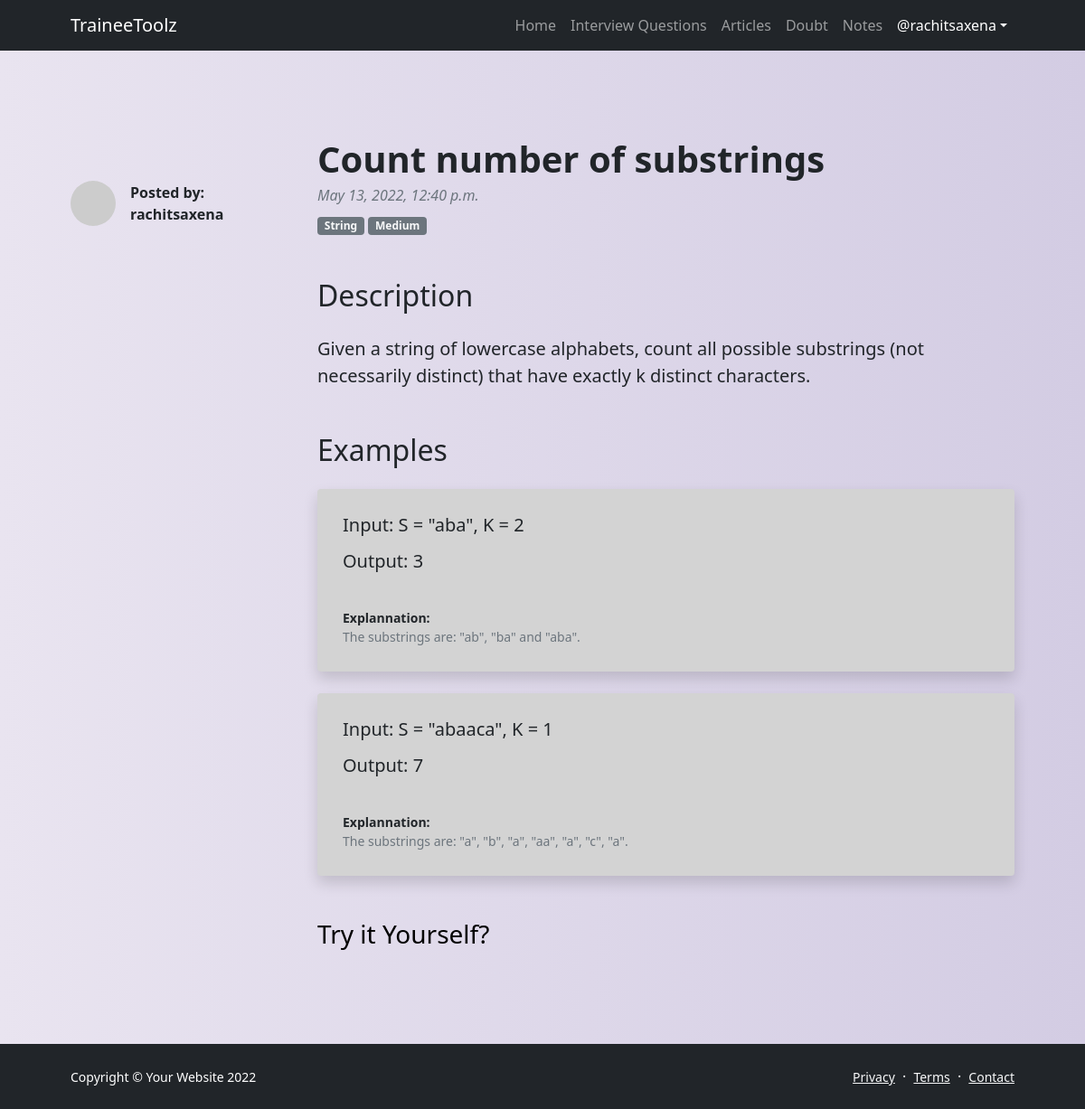
The app's page /question/question_detail/6 (signed in) with its own data.
### question/models.py (models this page shows, shortened)
class Question(models.Model):
    DIFF_CHOICES = (
        ('Easy', 'Easy'),
        ('Medium', 'Medium'),
        ('Hard', 'Hard'),
    )
    heading = models.CharField(max_length=200)
    user = models.ForeignKey(User , on_delete=models.CASCADE)
    date = models.DateTimeField(auto_now_add=True)
    difficulty = models.CharField(max_length=100 , choices=DIFF_CHOICES , default='Easy')
    tags = models.ForeignKey(Category,blank=True , null=True, on_delete=models.CASCADE)
    description = models.TextField()
    example = models.ManyToManyField('Example' , blank=True , related_name='exampleQuestion')
    companies = models.ManyToManyField(Company, blank=True)

class Category(models.Model):
    ICON_CHOICES = (
        ('Arr','Array'),
        ('DP', 'Dynamic Programing'),
        ('STR', 'String'),
        ('LL','Linked List'),
        ("S",'Stack')
    )
    name = models.CharField(max_length=100)
    img = models.ImageField(blank=True, null=True, upload_to='./media/category')
    icon = models.CharField(max_length=3, choices=ICON_CHOICES, blank=True , null=True)
    def __str__(self):
        return self.name

class Example(models.Model):
    input = models.CharField(max_length=1000)
    output = models.CharField(max_length=1000)
    explaination = models.TextField()
    ques = models.ForeignKey(Question , on_delete=models.CASCADE , related_name='ques')

### question/views.py (the view)
# urls.py: path('question_detail/<str:pk>' , views.questions_detail, name='questions_detail'),
@login_required(login_url="loginPage")
def questions_detail(request, pk):
    question = Question.objects.get(id=pk)
    paras = str(question.description).split('/')
    params = {
        'question':question,
        'paras':paras
    }
    return render(request, 'question/questions_detail.html', params)

### templates/question/questions_detail.html (shortened to what this page needs)
<!DOCTYPE html>
<html lang="en">
    <head>
        <link href="https://cdn.jsdelivr.net/npm/bootstrap-icons@1.5.0/font/bootstrap-icons.css" rel="stylesheet" />
    </head>
    <body class="d-flex flex-column">
        <main class="flex-shrink-0">
            <nav class="navbar navbar-expand-lg navbar-dark bg-dark">
                <div class="container px-5">
                    <a class="navbar-brand" href="{% url 'index' %}">TraineeToolz</a>
                    <div class="collapse navbar-collapse" id="navbarSupportedContent">
                        <ul class="navbar-nav ms-auto mb-2 mb-lg-0">
                            <li class="nav-item"><a class="nav-link" href="{% url 'index' %}">Home</a></li>
                            <li class="nav-item"><a class="nav-link" href="{% url 'questionIndex' %}">Interview Questions</a></li>
                            <li class="nav-item"><a class="nav-link" href="{% url 'articles' %}">Articles</a></li>
                            <li class="nav-item"><a class="nav-link" href="{% url 'doubtIndex' %}">Doubt</a></li>
                            <li class="nav-item"><a class="nav-link" href="{% url 'notesMainPage' %}">Notes</a></li>
                            <li class="nav-item dropdown">
                                <a class="nav-link dropdown-toggle text-white" id="navbarDropdownPortfolio" href="#" role="button" data-bs-toggle="dropdown" aria-expanded="false">@{{user.username}}</a>
                            </li>
                        </ul>
                    </div>
                </div>
            </nav>
            <section class="py-5">
                <div class="container px-5 my-5">
                    <div class="row gx-5">
                        <div class="col-lg-3">
                            <div class="d-flex align-items-center mt-lg-5 mb-4">
                                <img class="img-fluid rounded-circle" src="https://dummyimage.com/50x50/ced4da/6c757d.jpg" alt="..." />
                                <div class="ms-3">
                                    <div class="fw-bold">Posted by:</div>
                                    <div class="fw-bold">{{question.user.username}}</div>
                                </div>
                            </div>
                        </div>
                        <div class="col-lg-9">
                            <article>
                                <header class="mb-4">
                                    <h1 class="fw-bolder mb-1">{{question.heading}}</h1>
                                    <div class="text-muted fst-italic mb-2">{{question.date}}</div>
                                    <a class="badge bg-secondary text-decoration-none link-light" href="#!">{{question.tags}}</a>
                                    <a class="badge bg-secondary text-decoration-none link-light" href="#!">{{question.difficulty}}</a>
                                </header>
                                <section class="mb-5">
                                    <h2 class=" mb-4 mt-5">Description  </h2>
                                    {% for i in paras%}
                                    <p class="fs-5 mb-4">{{i}}</p>
                                    {% endfor %}
                                    <h2 class=" mb-4 mt-5">Examples  </h2>
                                    {% for i in question.example.all%}
                                        <div class="card h-100 shadow p-1 border-0 my-4" style="background:#D3D3D3;">
                                            <div class="card-body p-4">
                                                <h5 class="card-title mb-3">Input: {{i.input}}</h5>
                                                <h5 class="card-title mb-3">Output: {{i.output}}</h5>
                                            </div>
                                            <div class="card-footer p-4 pt-0 bg-transparent border-top-0">
                                                <div class="d-flex align-items-end justify-content-between">
                                                    <div class="d-flex align-items-center">
                                                        <div class="small">
                                                            <div class="fw-bold">Explannation:</div>
                                                            <div class="text-muted">{{i.explaination}}</div>
                                                        </div>
                                                    </div>
                                                </div>
                                            </div>
                                        </div>
                                    {% endfor%}
                                </section>
                            </article>
                            <div class="row d-flex justify-content-center">
                                <a href="" style="text-decoration:none; color:black;">
                                    <h3>Try it Yourself?</h3>
                                </a>
                            </div>
                        </div>
                    </div>
                </div>
            </section>
        </main>
        <footer class="bg-dark py-4 mt-auto">
            <div class="container px-5">
                <div class="row align-items-center justify-content-between flex-column flex-sm-row">
                    <div class="col-auto"><div class="small m-0 text-white">Copyright &copy; Your Website 2022</div></div>
                    <div class="col-auto">
                        <a class="link-light small" href="#!">Privacy</a>
                        <span class="text-white mx-1">&middot;</span>
                        <a class="link-light small" href="#!">Terms</a>
                        <span class="text-white mx-1">&middot;</span>
                        <a class="link-light small" href="#!">Contact</a>
                    </div>
                </div>
            </div>
        </footer>
    </body>
</html>

### templates/question/questions_detail.html (style rules this page uses)
body { background: #D3CCE3; background: -webkit-linear-gradient(to right, #E9E4F0, #D3CCE3); background: linear-gradient(to right, #E9E4F0, #D3CCE3); }

### records on screen
Question: user.username "rachitsaxena", heading "Count number of substrings", date "May 13, 2022, 12:40 p.m.", tags "String", difficulty "Medium", paras "Given a string of lowercase alphabets, count all possible substrings (not necessarily distinct) that have exactly k distinct characters."
Example: input "S = \"aba\", K = 2", output "3", explaination "The substrings are: \"ab\", \"ba\" and \"aba\"."
Example: input "S = \"abaaca\", K = 1", output "7", explaination "The substrings are: \"a\", \"b\", \"a\", \"aa\", \"a\", \"c\", \"a\"."

### other values on screen
{{ user.username }} "rachitsaxena"
